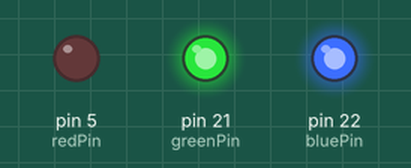
Recording of a sketch running on a simulated Arduino Mega 2560, built with avr-gcc and run on an emulated ATmega2560. Shown: output pins drawn as LEDs (lit = HIGH).

Above: at 0.5 s.
At 2.5 s:
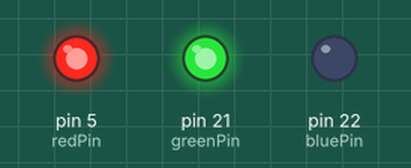
At 3.5 s:
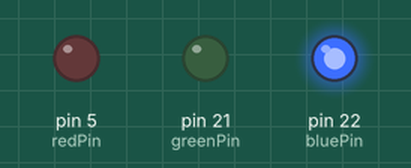
At 4.5 s:
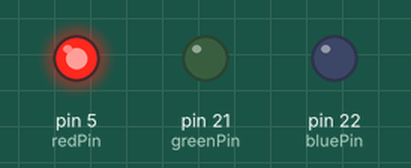
At 6.5 s:
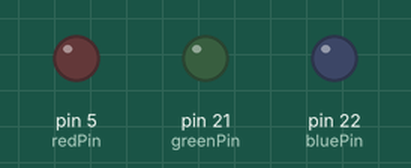
At 9.5 s:
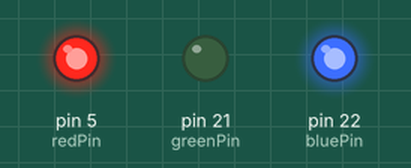
Timing chart, 0 to 10.4 s (numbered marks = the images above):
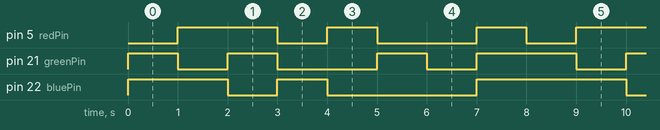

The sketch:

code.ino
```cpp
const int redPin = 5;
const int greenPin = 21;
const int bluePin = 22;

void setup() {
  pinMode(redPin, OUTPUT);
  pinMode(greenPin, OUTPUT);
  pinMode(bluePin, OUTPUT);

  // Start with LED OFF
  digitalWrite(redPin, HIGH);
  digitalWrite(greenPin, HIGH);
  digitalWrite(bluePin, HIGH);
}

void loop() {
  // Red
  setColor(LOW, HIGH, HIGH);
  delay(1000);

  // Green
  setColor(HIGH, LOW, HIGH);
  delay(1000);

  // Blue
  setColor(HIGH, HIGH, LOW);
  delay(1000);

  // Yellow = Red + Green
  setColor(LOW, LOW, HIGH);
  delay(1000);

  // Cyan = Green + Blue
  setColor(HIGH, LOW, LOW);
  delay(1000);

  // Purple = Red + Blue
  setColor(LOW, HIGH, LOW);
  delay(1000);

  // White = Red + Green + Blue
  setColor(LOW, LOW, LOW);
  delay(1000);

  // OFF
  setColor(HIGH, HIGH, HIGH);
  delay(1000);
}

void setColor(int redState, int greenState, int blueState) {
  digitalWrite(redPin, redState);
  digitalWrite(greenPin, greenState);
  digitalWrite(bluePin, blueState);
}
```

Measured:
- by itself, pin 5 (redPin): repeats every 8.0 s: LOW 1.0 s, HIGH 1.0 s, LOW 2.0 s, HIGH 1.0 s, LOW 1.0 s, HIGH 2.0 s
- by itself, pin 21 (greenPin): repeats every 8.0 s: HIGH 1.0 s, LOW 2.0 s, HIGH 1.0 s, LOW 1.0 s, HIGH 2.0 s, LOW 1.0 s
- by itself, pin 22 (bluePin): repeats every 8.0 s: HIGH 1.0 s, LOW 3.0 s, HIGH 3.0 s, LOW 1.0 s
